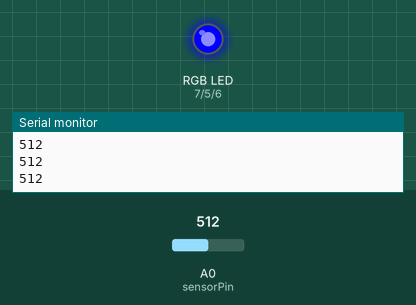
The sketch below on a simulated Arduino Uno, built with avr-gcc and run on an emulated ATmega328P. Shown: an RGB LED mixed from three pins (HIGH = lit), the last lines printed to the serial monitor. Inputs (shaded band) come from the test bench; at power-on: A0 (sensorPin) = 512. Dim RGB values are drawn brighter than linear.

Above: at 1.2 s.
1.3 s: A0 (sensorPin) set to 691
2.8 s: A0 (sensorPin) set to 711
At 4.0 s:
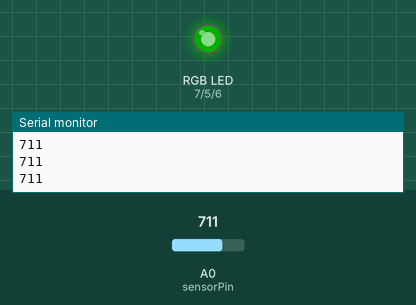
4.3 s: A0 (sensorPin) set to 290
At 5.4 s:
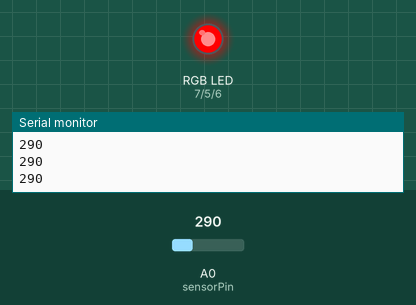
5.9 s: A0 (sensorPin) set to 315
At 6.7 s:
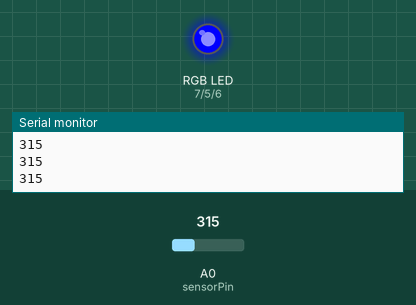
7.5 s: A0 (sensorPin) set to 122
At 8.0 s:
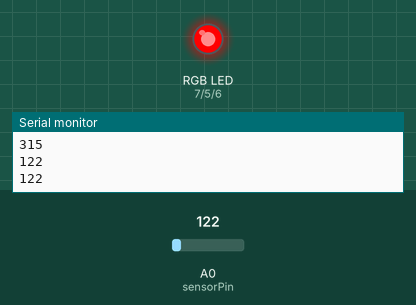
Timing chart, 0 to 10.1 s (numbered marks = the images above; inputs shaded):
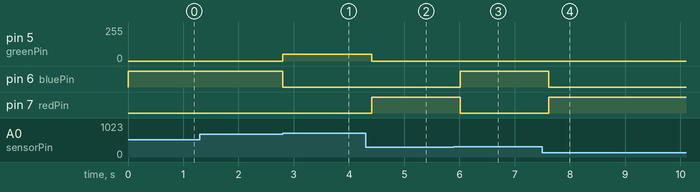

Measured:
- the behaviour switches between 700 and 701 on A0 (sensorPin) (found by bisection; images 0 and 1)
- the behaviour switches between 299 and 300 on A0 (sensorPin) (found by bisection; images 2 and 3)
- after the input at 2.8 s, pin 5 (greenPin): 0/255 → 50/255 at once; pin 6 (bluePin): HIGH → LOW at once
- after the input at 4.3 s, pin 5 (greenPin): 50/255 → 0/255 after 0.11 s; pin 7 (redPin): LOW → HIGH after 0.11 s
- after the input at 5.9 s, pin 6 (bluePin): LOW → HIGH after 0.11 s; pin 7 (redPin): HIGH → LOW after 0.11 s
- after the input at 7.5 s, pin 6 (bluePin): HIGH → LOW after 0.11 s; pin 7 (redPin): LOW → HIGH after 0.11 s

The sketch:

assignment1_part2.ino
```cpp
// ----------- Pin Definitions -----------
// These define which digital pins are connected to the RGB LED
const int redPin = 7;     // Red pin of RGB LED connected to digital pin 7
const int greenPin = 5;   // Green pin of RGB LED connected to digital pin 5
const int bluePin = 6;    // Blue pin of RGB LED connected to digital pin 6

// Analog pin connected to the light sensor (e.g., photoresistor voltage divider)
const int sensorPin = A0; // Analog input for light sensor (0-1023)
int sensorValue;          // Variable to store the sensor reading

// ----------- Setup Function -----------
// Runs once at the beginning when the Arduino is powered on or reset
void setup() {
  // Set the LED pins as output so we can control their brightness using PWM
  pinMode(redPin, OUTPUT);
  pinMode(greenPin, OUTPUT);
  pinMode(bluePin, OUTPUT);

  // Set the sensor pin as input to read light levels
  pinMode(sensorPin, INPUT);

  // Start the Serial Monitor at 9600 baud rate for debugging and calibration
  Serial.begin(9600);
}

// ----------- Main Loop Function -----------
// This runs continuously after setup()
void loop() {
  // Read the light level from the sensor (returns a value from 0 to 1023)
  sensorValue = analogRead(sensorPin);

  // Print the sensor reading to the Serial Monitor
  // Useful for understanding ambient light levels and adjusting thresholds
  Serial.println(sensorValue);

  // Light level-based logic to set RGB color:
  if (sensorValue < 300) {
    // If it's dark (low light), show red to indicate darkness
    setColor(255, 0, 0); // Full red, no green, no blue
  } else if (sensorValue > 700) {
    // If it's very bright, show dim green
    // (Dim to prevent the LED from being too harsh in bright conditions)
    setColor(0, 50, 0); // Low-intensity green
  } else {
    // If it's moderate light (ambient), show blue
    setColor(0, 0, 255); // Full blue
  }

  // Small delay to prevent rapid flickering or over-sampling
  delay(200); // 200 milliseconds
}

// ----------- setColor Function -----------
// A helper function to set the LED color using PWM (Pulse Width Modulation)
// Each value can range from 0 (off) to 255 (fully on)
void setColor(int red, int green, int blue) {
  analogWrite(redPin, red);     // Set brightness of red LED
  analogWrite(greenPin, green); // Set brightness of green LED
  analogWrite(bluePin, blue);   // Set brightness of blue LED
}
```
